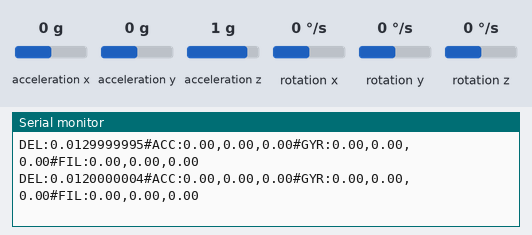
The sketch below on a simulated Arduino Uno, built with avr-gcc and run on an emulated ATmega328P. Parts: the last lines printed to the serial monitor. Wiring (inferred from the names in the program): MPU-6050 motion sensor at I2C address 0x68. The test bench sets the inputs (shaded band); at power-on: acceleration x 0 g, acceleration y 0 g, rotation x 0 °/s, acceleration z 1 g, rotation y 0 °/s, rotation z 0 °/s.

Above: at 2.1 s.
2.2 s: acceleration x set to -1.4 g
At 2.7 s:
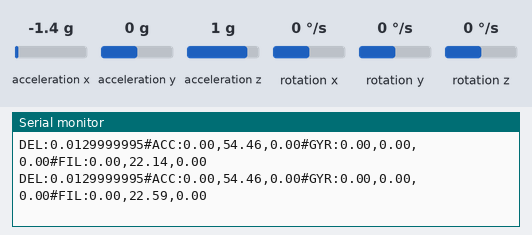
5.2 s: acceleration y set to -1.4 g
At 5.7 s:
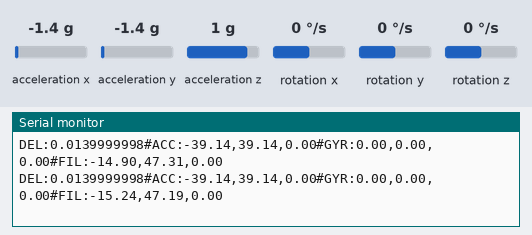
8.2 s: rotation x set to -192 °/s
At 8.9 s:
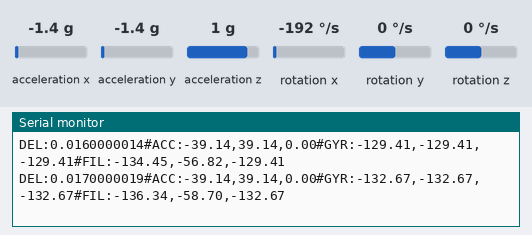
11.2 s: acceleration x set to 0.8 g
At 11.7 s:
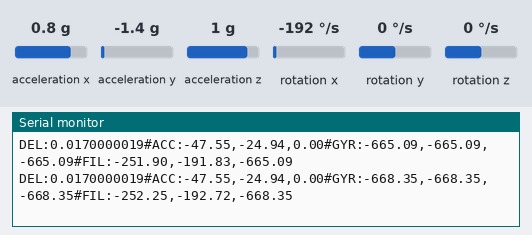
14.2 s: rotation x set to 161 °/s
At 14.7 s:
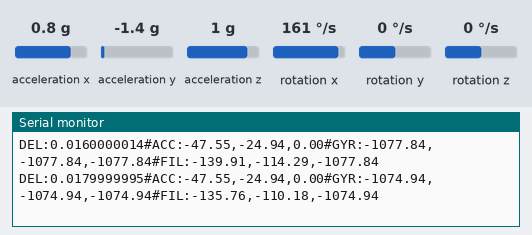
Timing chart, 0 to 17.2 s (numbered marks = the images above; inputs shaded):
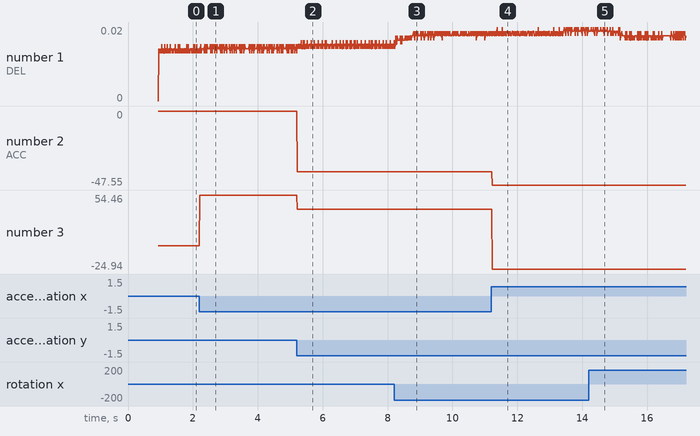

The sketch:

Gyro-2016-04-24A.ino
```cpp
/*
 * based on the MPU6050.ino code and the I2C.ino file in the MPU6050 example of the kalmanFilter library
 * https://github.com/TKJElectronics/KalmanFilter
 * and the GeekMum's code (which uses the complementary filter)
 * it does not use the kalman filter library itself
 *
 *  !!!! pour ne pas avoir erreur i2cwrite was not declared !!!!
 *  dans le répertoire MPU6050 de la librairie kalman,
 *  copier le fichier I2C.ino et le placer dans
 *  le répertoire où est mis ce fichier.
 *  Normalement en fermant puis ouvrant l'IDE arduino, ça fonctionne
 *  On voit le fichier I2C dans un deuxième onglet de l'IDE arduino
 *
 */

#include <Wire.h>

/* IMU Raw Data */
double accX, accY, accZ;
double gyroX, gyroY, gyroZ;
int16_t tempRaw;

double gyroXangle, gyroYangle; // Angle calculate using the gyro only
double compAngleX, compAngleY; // Calculated angle using a complementary filter

uint32_t timer;

uint8_t i2cData[14]; // Buffer for I2C data

// Use the following global variables and access functions to help store the overall
// rotation angle of the sensor
unsigned long last_read_time;
float         last_x_angle;  // These are the filtered angles
float         last_y_angle;
float         last_z_angle;
float         last_gyro_x_angle;  // Store the gyro angles to compare drift
float         last_gyro_y_angle;
float         last_gyro_z_angle;

//  Use following variables to calibrate the acceleration sensor
float    base_x_accel;
float    base_y_accel;
float    base_z_accel;
float    base_x_gyro;
float    base_y_gyro;
float    base_z_gyro;


void setup() {

  Serial.begin(57600);
  Wire.begin();
#if ARDUINO >= 157  // depends version of the arduino IDE, < 1.5.7 or >=
  Wire.setClock(400000UL); // Set I2C frequency to 400kHz
#else
  TWBR = ((F_CPU / 400000UL) - 16) / 2; // Set I2C frequency to 400kHz
#endif

  i2cData[0] = 7; // Set the sample rate to 1000Hz - 8kHz/(7+1) = 1000Hz
  i2cData[1] = 0x00; // Disable FSYNC and set 260 Hz Acc filtering, 256 Hz Gyro filtering, 8 KHz sampling
  i2cData[2] = 0x00; // Set Gyro Full Scale Range to ±250deg/s
  i2cData[3] = 0x00; // Set Accelerometer Full Scale Range to ±2g
  while (i2cWrite(0x19, i2cData, 4, false)); // Write to all four registers at once
  while (i2cWrite(0x6B, 0x01, true)); // PLL with X axis gyroscope reference and disable sleep mode

  while (i2cRead(0x75, i2cData, 1));
  if (i2cData[0] != 0x68) { // Read "WHO_AM_I" register
    Serial.print(F("Error reading sensor"));
    while (1);
  }

  delay(100); // Wait for sensor to stabilize

  calibrate_sensors();

  /* Set starting measurements */
  read_angle_data();
}

void loop() {

  //Read the raw data
  read_angle_data();

  convert_raw_data();

}


// The sensor should be motionless on a horizontal surface
//  while calibration is happening
void calibrate_sensors() {
  int                   num_readings = 100;
  float                 x_accel = 0;
  float                 y_accel = 0;
  float                 z_accel = 0;
  float                 x_gyro = 0;
  float                 y_gyro = 0;
  float                 z_gyro = 0;

  //Serial.println("Starting Calibration");

  // Discard the first set of values read from the IMU
  read_angle_data();

  // Read and average the raw values from the IMU
  for (int i = 0; i < num_readings; i++) {
    read_angle_data();

  // Send the data to the serial port
  Serial.print("ACC : ");
  Serial.print(accX); Serial.print("\t");
  Serial.print(accY); Serial.print("\t");
  Serial.print(accZ); Serial.print("\t");
  Serial.print("GYR : ");
  Serial.print(gyroX); Serial.print("\t");
  Serial.print(gyroY); Serial.print("\t");
  Serial.print(gyroZ); Serial.print("\t");

  Serial.println("\t");

  }

  x_accel = accX / num_readings;
  y_accel = accY / num_readings;
  z_accel = accZ / num_readings;
  x_gyro = gyroX / num_readings;
  y_gyro = gyroY / num_readings;
  z_gyro = gyroZ / num_readings;

  // Store the raw calibration values globally
  base_x_accel = x_accel;
  base_y_accel = y_accel;
  base_z_accel = z_accel;
  base_x_gyro = x_gyro;
  base_y_gyro = y_gyro;
  base_z_gyro = z_gyro;

  Serial.println("Finishing Calibration");
}


void read_angle_data()
{

  last_read_time = timer;

  /* Update all the values */
  while (i2cRead(0x3B, i2cData, 14));
  accX = ((i2cData[0] << 8) | i2cData[1]);
  accY = ((i2cData[2] << 8) | i2cData[3]);
  accZ = ((i2cData[4] << 8) | i2cData[5]);
  tempRaw = (i2cData[6] << 8) | i2cData[7];
  gyroX = (i2cData[8] << 8) | i2cData[9];
  gyroY = (i2cData[10] << 8) | i2cData[11];
  gyroZ = (i2cData[12] << 8) | i2cData[13];

  timer = millis();
}

void convert_raw_data(){

  // Convert gyro values to degrees/sec
  float FS_SEL = 131;

  // valeur corrigée suite calibrage
  float gyro_x = (gyroX - base_x_gyro)/FS_SEL;
  float gyro_y = (gyroX - base_y_gyro)/FS_SEL;
  float gyro_z = (gyroX - base_z_gyro)/FS_SEL;

  // on utilise les données brutes d'accélaration
  float accel_x = accX;
  float accel_y = accY;
  float accel_z = accZ;

  // Get angle values from accelerometer
  float RADIANS_TO_DEGREES = 180/3.14159;
  float accel_angle_y = atan(-1*accel_x/sqrt(pow(accel_y,2) + pow(accel_z,2)))*RADIANS_TO_DEGREES;
  float accel_angle_x = atan(accel_y/sqrt(pow(accel_x,2) + pow(accel_z,2)))*RADIANS_TO_DEGREES;

  float accel_angle_z = 0;

  // time between two measurements
  float dt =(timer - last_read_time)/1000.0;

  // Compute the (filtered) gyro angles
  float gyro_angle_x = gyro_x*dt + last_x_angle;
  float gyro_angle_y = gyro_y*dt + last_y_angle;
  float gyro_angle_z = gyro_z*dt + last_z_angle;

  // Compute the drifting gyro angles
  float unfiltered_gyro_angle_x = gyro_x*dt + last_gyro_x_angle;
  float unfiltered_gyro_angle_y = gyro_y*dt + last_gyro_y_angle;
  float unfiltered_gyro_angle_z = gyro_z*dt + last_gyro_z_angle;

  // Apply the complementary filter to figure out the change in angle - choice of alpha is
  // estimated now.  Alpha depends on the sampling rate...
  float alpha = 0.986;
  float angle_x = alpha*gyro_angle_x + (1.0 - alpha)*accel_angle_x;
  float angle_y = alpha*gyro_angle_y + (1.0 - alpha)*accel_angle_y;
  float angle_z = gyro_angle_z;  //Accelerometer doesn't give z-angle

  // Update the saved data with the latest values
  last_read_time = timer;
  last_x_angle = angle_x;
  last_y_angle = angle_y;
  last_z_angle = angle_z;
  last_gyro_x_angle = unfiltered_gyro_angle_x;
  last_gyro_y_angle = unfiltered_gyro_angle_y;
  last_gyro_z_angle = unfiltered_gyro_angle_z;

  // Send the data to the serial port
  Serial.print(F("DEL:"));              //Delta T
  Serial.print(dt, DEC);
  Serial.print(F("#ACC:"));              //Accelerometer angle
  Serial.print(accel_angle_x, 2);
  Serial.print(F(","));
  Serial.print(accel_angle_y, 2);
  Serial.print(F(","));
  Serial.print(accel_angle_z, 2);
  Serial.print(F("#GYR:"));
  Serial.print(unfiltered_gyro_angle_x, 2);        //Gyroscope angle
  Serial.print(F(","));
  Serial.print(unfiltered_gyro_angle_y, 2);
  Serial.print(F(","));
  Serial.print(unfiltered_gyro_angle_z, 2);
  Serial.print(F("#FIL:"));             //Filtered angle
  Serial.print(angle_x, 2);
  Serial.print(F(","));
  Serial.print(angle_y, 2);
  Serial.print(F(","));
  Serial.print(angle_z, 2);
  Serial.println(F(""));
}
```

I2C.ino
```cpp
// (licence header left out)
const uint8_t IMUAddress = 0x68; // AD0 is logic low on the PCB
const uint16_t I2C_TIMEOUT = 1000; // Used to check for errors in I2C communication

uint8_t i2cWrite(uint8_t registerAddress, uint8_t data, bool sendStop) {
  return i2cWrite(registerAddress, &data, 1, sendStop); // Returns 0 on success
}

uint8_t i2cWrite(uint8_t registerAddress, uint8_t *data, uint8_t length, bool sendStop) {
  Wire.beginTransmission(IMUAddress);
  Wire.write(registerAddress);
  Wire.write(data, length);
  uint8_t rcode = Wire.endTransmission(sendStop); // Returns 0 on success
  if (rcode) {
    Serial.print(F("i2cWrite failed: "));
    Serial.println(rcode);
  }
  return rcode; // See: http://arduino.cc/en/Reference/WireEndTransmission
}

uint8_t i2cRead(uint8_t registerAddress, uint8_t *data, uint8_t nbytes) {
  uint32_t timeOutTimer;
  Wire.beginTransmission(IMUAddress);
  Wire.write(registerAddress);
  uint8_t rcode = Wire.endTransmission(false); // Don't release the bus
  if (rcode) {
    Serial.print(F("i2cRead failed: "));
    Serial.println(rcode);
    return rcode; // See: http://arduino.cc/en/Reference/WireEndTransmission
  }
  Wire.requestFrom(IMUAddress, nbytes, (uint8_t)true); // Send a repeated start and then release the bus after reading
  for (uint8_t i = 0; i < nbytes; i++) {
    if (Wire.available())
      data[i] = Wire.read();
    else {
      timeOutTimer = micros();
      while (((micros() - timeOutTimer) < I2C_TIMEOUT) && !Wire.available());
      if (Wire.available())
        data[i] = Wire.read();
      else {
        Serial.println(F("i2cRead timeout"));
        return 5; // This error value is not already taken by endTransmission
      }
    }
  }
  return 0; // Success
}
```

Measured:
- after the input at 2.2 s, the serial monitor: prints a new line at once (image 1)
- plotted number 3: 0 → 54.46 after the input at 2.2 s
